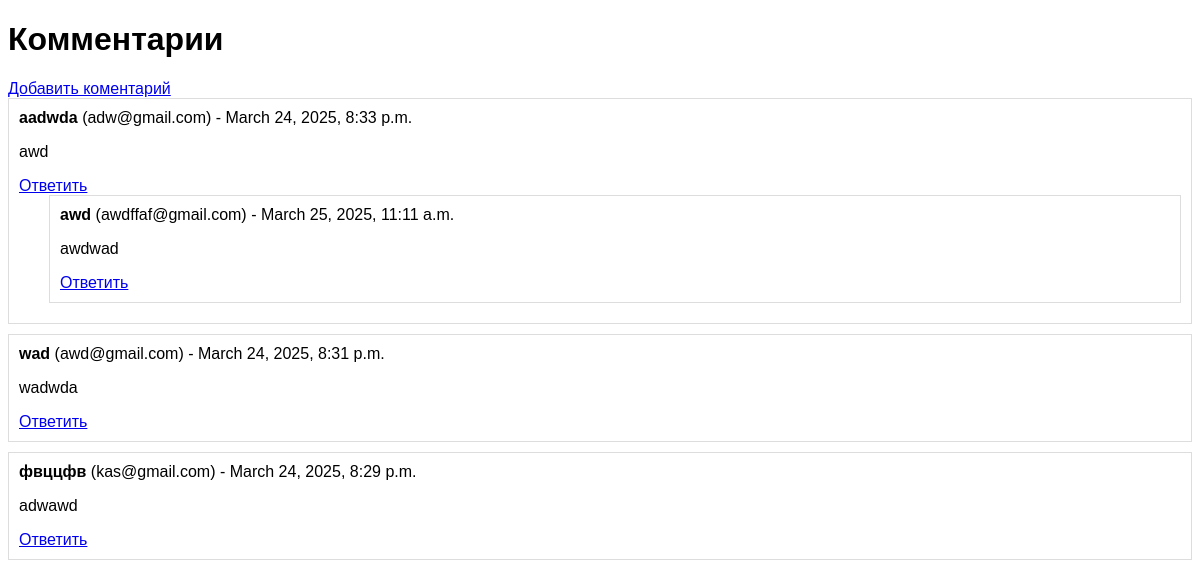
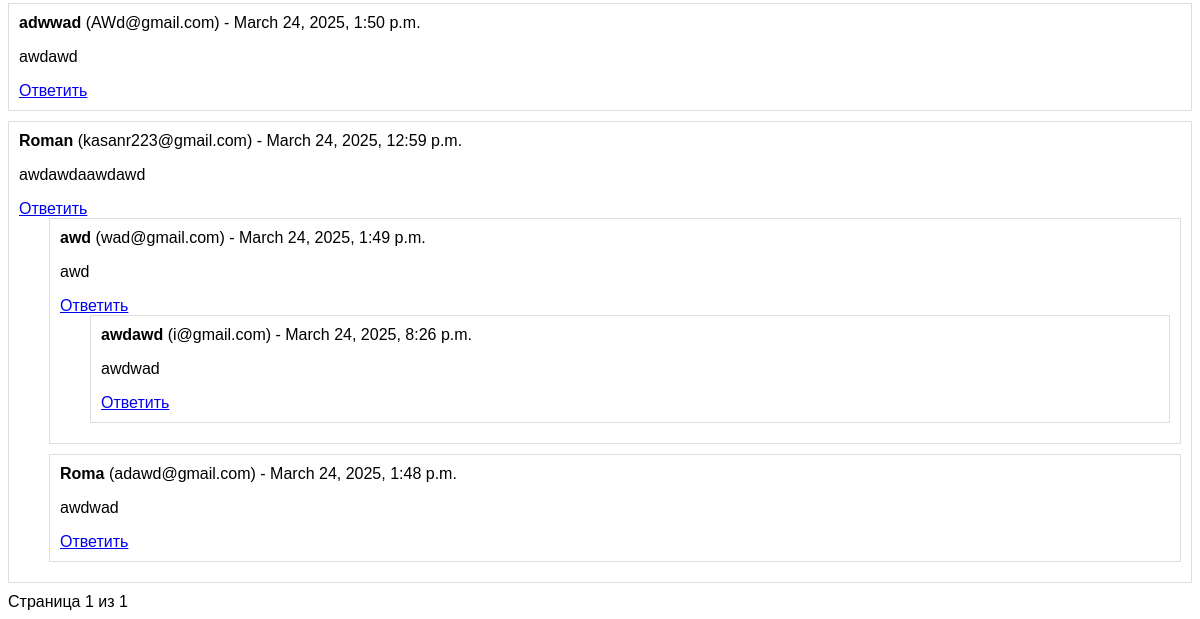
Before: / with the older database file (2 pictures, top to bottom).
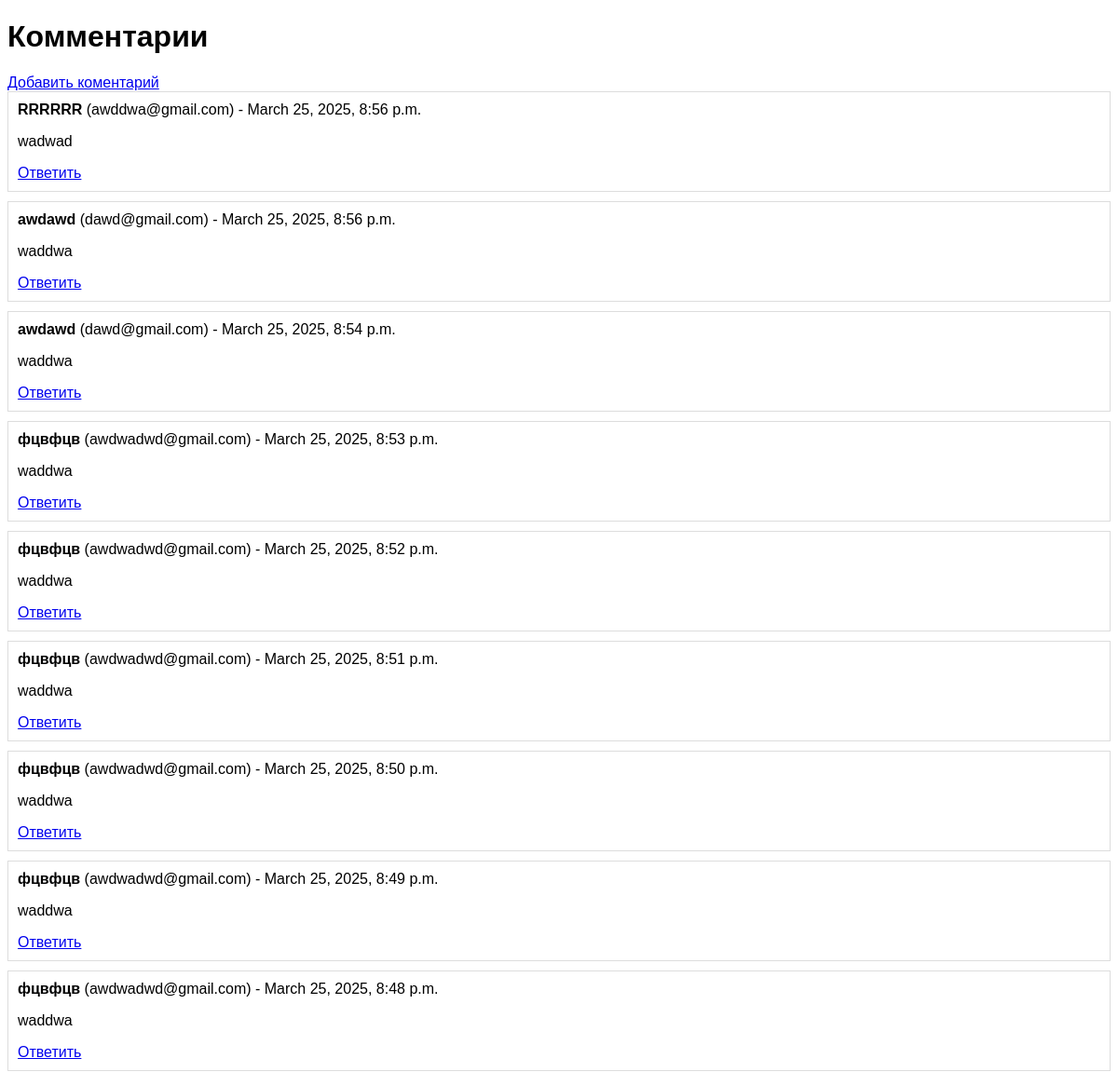
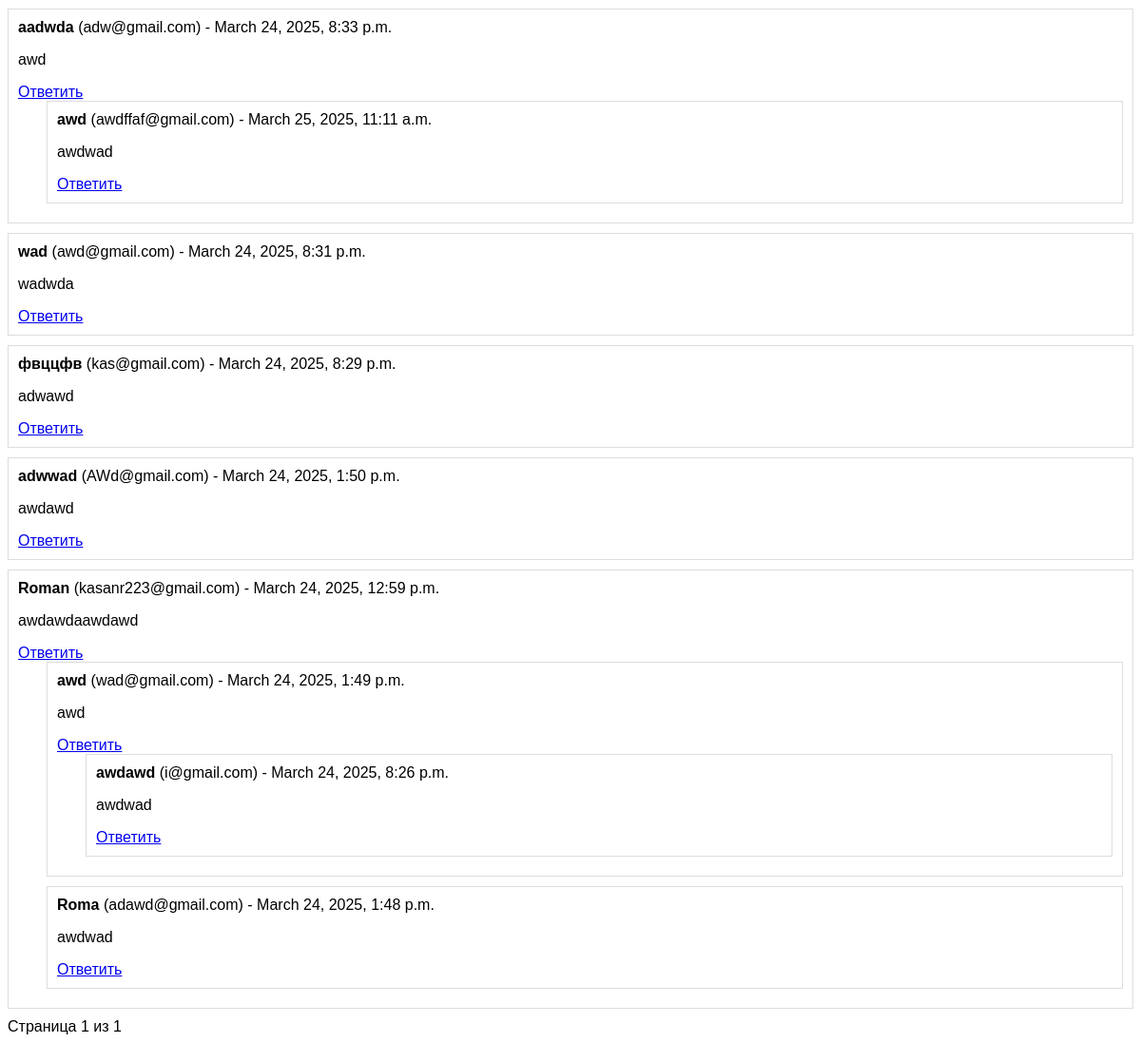
After: the same page with the newer database file (2 pictures, top to bottom).
### post/models.py (models this page shows, shortened)
class Comment(models.Model):
    user_name = models.CharField(max_length=50, db_index=True)
    email = models.EmailField(db_index=True)
    home_page = models.URLField(blank=True, null=True)
    text = models.TextField()
    created_at = models.DateTimeField(auto_now_add=True, db_index=True)
    parent = models.ForeignKey('self', null=True, blank=True, on_delete=models.CASCADE, related_name='replies')
    class Meta:
        ordering = ['-created_at']

### post/views.py (the view)
# urls.py: path('', index, name='index'),
def index(request):
    posts = Comment.objects.filter(parent__isnull=True).order_by('-created_at')
    paginator = Paginator(posts, 25)
    page_number = request.GET.get('page')
    page_obj = paginator.get_page(page_number)
    return render(request, 'index.html', {'page_obj': page_obj})

### post/templates/index.html (shortened to what this page needs)
{% load static %}
<!DOCTYPE html>
<html lang="ru">
<head>
    <link rel="stylesheet" href="{% static "css/style.css" %}" />
</head>
<body>
<h1>Комментарии</h1>
<a href="{% url 'add_comment' %}">Добавить коментарий</a>
{% for comment in page_obj %}
    <div class="comment">
        <strong>{{ comment.user_name }}</strong> ({{ comment.email }}) - {{ comment.created_at }}
        <p>{{ comment.text }}</p>
        <a href="{% url 'add_comment_reply' comment.id %}">Ответить</a>
        {% include 'replies.html' with replies=comment.replies.all %}
    </div>
{% endfor %}
<div>
    <span>Страница {{ page_obj.number }} из {{ page_obj.paginator.num_pages }}</span>
</div>
</body>
</html>

### post/templates/replies.html (shortened to what this page needs)
{% for reply in replies %}
    <div class="comment reply">
        <strong>{{ reply.user_name }}</strong> ({{ reply.email }}) - {{ reply.created_at }}
        <p>{{ reply.text }}</p>
        <a href="{% url 'add_comment_reply' reply.id %}">Ответить</a>
        {% include 'replies.html' with replies=reply.replies.all %}
    </div>
{% endfor %}

### post/static/css/style.css (style rules this page uses)
body { font-family: Arial, sans-serif; }
.comment { border: 1px solid #ddd; padding: 10px; margin-bottom: 10px; }
.reply { margin-left: 30px; }

Changed rows visible on the page:
added Comment: user_name "RRRRRR", email "awddwa@gmail.com", created_at "March 25, 2025, 8:56 p.m.", text "wadwad", shown under "Комментарии"
added Comment: user_name "awdawd", email "dawd@gmail.com", created_at "March 25, 2025, 8:56 p.m.", text "waddwa", shown under "Комментарии"
added Comment: user_name "awdawd", email "dawd@gmail.com", created_at "March 25, 2025, 8:54 p.m.", text "waddwa", shown under "Комментарии"
added Comment: user_name "фцвфцв", email "awdwadwd@gmail.com", created_at "March 25, 2025, 8:53 p.m.", text "waddwa", shown under "Комментарии"
added Comment: user_name "фцвфцв", email "awdwadwd@gmail.com", created_at "March 25, 2025, 8:52 p.m.", text "waddwa", shown under "Комментарии"
added Comment: user_name "фцвфцв", email "awdwadwd@gmail.com", created_at "March 25, 2025, 8:51 p.m.", text "waddwa", shown under "Комментарии"
added Comment: user_name "фцвфцв", email "awdwadwd@gmail.com", created_at "March 25, 2025, 8:50 p.m.", text "waddwa", shown under "Комментарии"
added Comment: user_name "фцвфцв", email "awdwadwd@gmail.com", created_at "March 25, 2025, 8:49 p.m.", text "waddwa", shown under "Комментарии"
added Comment: user_name "фцвфцв", email "awdwadwd@gmail.com", created_at "March 25, 2025, 8:48 p.m.", text "waddwa", shown under "Комментарии"
